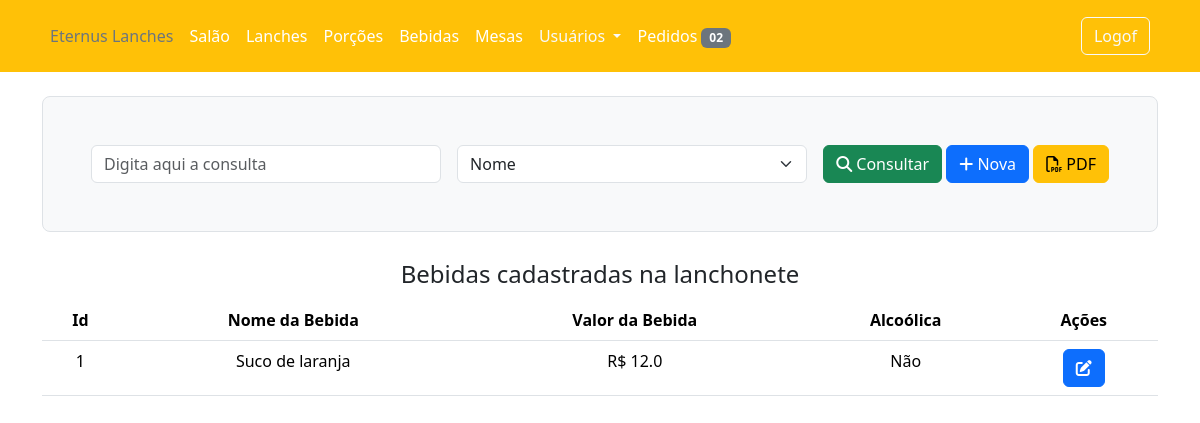
The app's page /bebidas (signed in) with its own data.
### app/models/bdEternusLanches.py (models this page shows, shortened)
class Bebidas(db.Model):
    __tablename__ = 'Bebidas'
    id = db.Column(db.Integer, primary_key=True)
    nome = db.Column(db.String(40), unique=True, nullable=True)
    valor = db.Column(db.Float, nullable=False)
    alcoolica = db.Column(db.Boolean, nullable=False)
    img = db.Column(db.String(20), nullable=False, default='default.jpg')

### app/controllers/lanchonete/routes.py (the view)
@lanchonete.route('/bebidas', methods=['GET'])
@login_required
def bebidas():
    if current_user.is_authenticated:
        if current_user.acesso[0].tipo == 'Funcionario':
            form = BebidaConsultaForm()
            bebidas = Bebidas.query.all()
            return render_template('lanchonete/bebidas/bebidas.html', title='Bebidas', form=form, bebidas=bebidas)
        else:
            flash('Não tem permissão para acessar essa página', 'danger')
            return redirect(url_for('home.index'))
    else:
        flash('Faça o login para acessar essa página.', 'danger')
        return redirect(url_for('users.login'))

### app/controllers/lanchonete/lanchoneteForm.py
class BebidaConsultaForm(FlaskForm):
    consultar = StringField('Consulta', validators=[DataRequired()])
    selection = SelectField(choices=['Nome', 'Id'])

### app/models/bdEternusLanches.py (called while the page is built)
@login_manager.user_loader
def load_user(user_id):
    return Users.query.get(int(user_id))

### app/templates/lanchonete/bebidas/bebidas.html (shortened to what this page needs)
{% extends 'layout/lanchonete.html' %}
{% block content %}
<div class="container">
    <header class="h-100 p-5 bg-light border rounded-3 mt-4">
        <form action="" method="POST" class="row g-3">
            <div class="col md-3">
                {{form.consultar(class='form-control', placeholder='Digita aqui a consulta')}}
            </div>
            <div class="col md-4">
                {{form.selection(class='form-select col-md-2 ml-3')}}
            </div>
            <div class="col-auto">
                <button type="submit" class="btn btn-success ml-4"><i class="fa-solid fa-magnifying-glass"></i> Consultar</button>
                <a class="btn btn-primary ml-3" href="{{url_for('lanchonete.novaBebida')}}" role="button"><i class="fa-solid fa-plus"></i> Nova</a>
                <a class="btn btn-warning ml-3" href=" " role="button"><i class="fa-regular fa-file-pdf"></i> PDF</a>
            </div>
        </form>
    </header>
    <main>
        <fieldset>
            <legend class="text-center mt-4">Bebidas cadastradas na lanchonete</legend>
            <table class="table table-hover text-center">
                <thead>
                    <tr>
                        <th scope="col">Id</th>
                        <th scope="col">Nome da Bebida</th>
                        <th scope="col">Valor da Bebida</th>
                        <th scope="col">Alcoólica</th>
                        <th scope="col">Ações</th>
                    </tr>
                </thead>
                <tbody>
                    {% for bebida in bebidas%}
                    <tr>
                        <td scope="row">{{bebida.id}}</td>
                        <td scope="row">{{bebida.nome}}</td>
                        <td scope="row">R$ {{bebida.valor}}</td>
                        {% if bebida.alcoolica %}
                            <td scope="row">Sim</td>
                        {% else %}
                            <td scope="row">Não</td>
                        {% endif %}
                        <td scope="row">
                            <button onclick="editarBebida('{{bebida.id}}')" type="button" class="btn btn-primary" data-bs-toggle="modal" data-bs-target="#bebidaModal">
                                <i class="fa-solid fa-pen-to-square"></i>
                            </button>
                        </td>
                    </tr>
                    {% endfor %}
                </tbody>
            </table>
        </fieldset>
    </main>
</div>
{% endblock content %}

### records on screen
Bebidas: id "1", nome "Suco de laranja", valor "12.0", alcoolica "Não"
